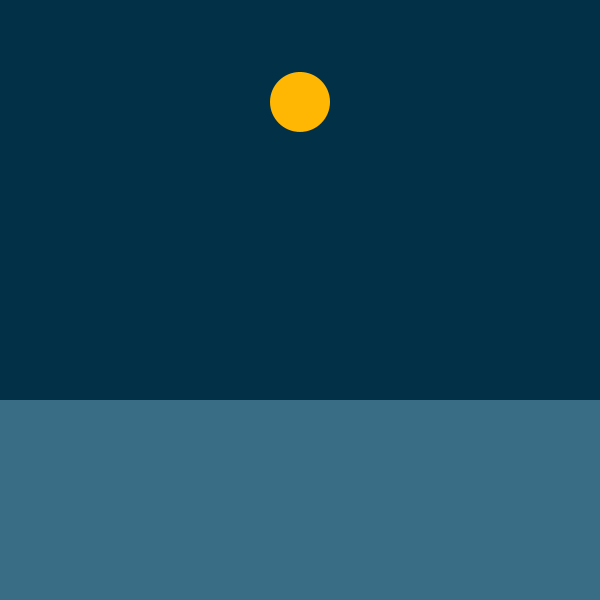
Frame 1 (no input)
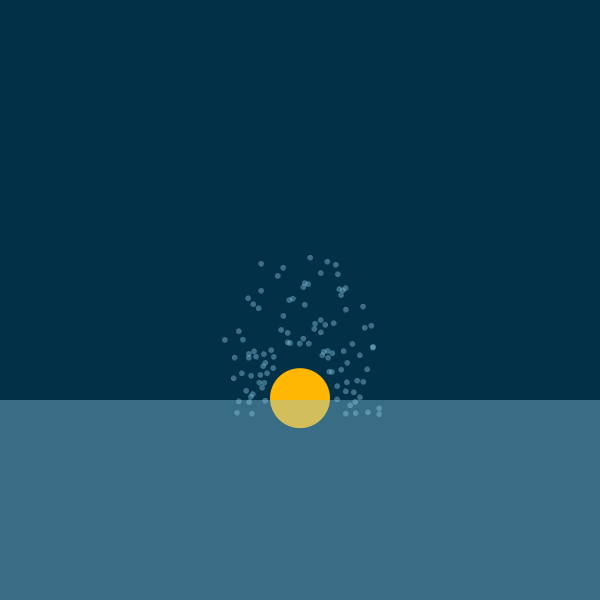
Frame 60 (the mouse pressed at the canvas centre just before this capture)
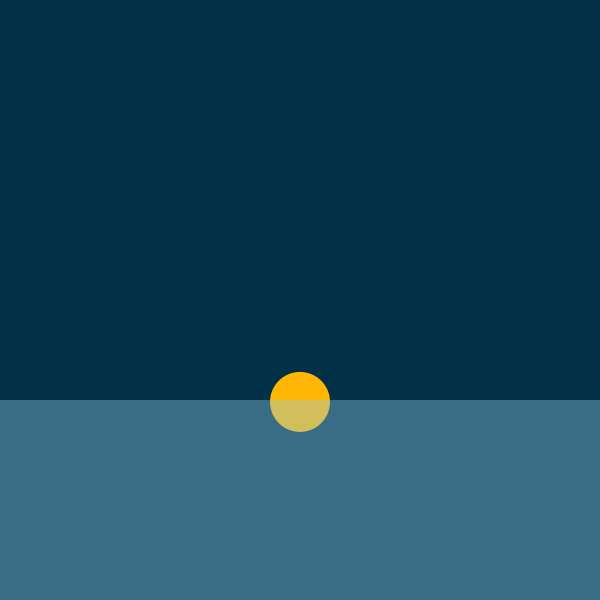
Frame 120 (the mouse held since frame 60 and released just before this capture)

The Processing sketch that drew these frames (run headless with seeded random() and noise(); from frame 60 on, the mouse is pressed at the canvas centre):

// Processing sketch: ParticulaSplash
// ── ParticulaSplash.pde
// Problema 1 - Modelo de flotabilidad :  //<>//
// Plantilla basica para problemas de simulacion

// 3 pasos: 
//   a) Definir la funcion a(s(t), v(t)) en base a las fuerzas del problema y las condiciones iniciales del escenario
//   b) Definir una funcion para el integrador a emplear (Euler Explicito)
//   c) Simular: Integrar numericamente la aceleracion y la velocidad de la particula a dt's. (y pintar)

// Condiciones o parametros del problema:
final float   M    = 10.0;   // Particle mass (kg)
final float   Gc   = 0.98;   // Gravity constant (m/(s*s))
final PVector G    = new PVector(0.0, Gc);   // Acceleration due to gravity (m/(s*s))
final PVector froz = new PVector(0.0, 0.0);   // Friction force (N)
float         K    = 0.2;     // Friction constant (N·s/m)
final PVector S0   = new PVector(10.0, 10.0);   // Particle's start position (pixels)

boolean       hasSplashed = false;   // Is the particle floating?
float water_height;   // Water level (pixels)
float water_friction = 0.4;   // Water friction constant (N·s/m)

PVector _s  = new PVector();   // Position of the particle (pixels)
PVector _v  = new PVector();   // Velocity of the particle (pixels/s)
PVector _a  = new PVector();   // Accleration of the particle (pixels/(s*s))
PVector _v0 = new PVector();   // Initial velocity of the particle (pixels/s)

Particle p;
PVector pos_ini;
float r = 60;
float m = 5;
float d = 0.00001;
// Añade una lista para almacenar los efectos de salpicadura
ArrayList<Splash> splashes = new ArrayList<Splash>();

/////////////////////////////////////////////////////////////////////
// Parameters of the numerical integration:
float         SIM_STEP = .02;   // dt = Simulation time-step (s)
float         _simTime;
////////////////////////////////////////////////////////////////////////////77

// Ley de Newton: 
//      a(s(t), v(t)) = [Froz(v(t)) + Fpeso ]/m
//      Froz = -k·v(t)
//      Fpeso = mg; siendo g(0, -9.8) m/s²
//      
// Simulación de la flotabilidad de una particula.
void settings()
{
    size(600, 600);
}

void setup()
{
  frameRate(60);
  
  pos_ini = new PVector(width/2, 100);
  p = new Particle(pos_ini,r, m, d);
  water_height = height/1.5;
}

void draw() {
  background(2, 48, 71);
   
  p.run();

  // Dibuja el agua
  noStroke();
  fill(142, 202, 230, 100);
  rect(0, water_height, width, height);

  // Comprueba si la partícula ha tocado el agua
  if (!hasSplashed && p._position.y >= water_height && p._velocity.y > 0.01) {
    // Crea un nuevo efecto de salpicadura y añádelo a la lista
    splashes.add(new Splash(p._position));
    hasSplashed = true;
  }

  // Actualiza y muestra cada efecto de salpicadura
  for (int i = splashes.size() - 1; i >= 0; i--) {
    Splash s = splashes.get(i);
    s.run();
    // Elimina el efecto de salpicadura si ha terminado
    if (s.isDead()) {
      splashes.remove(i);
    }
  }
}

void keyPressed()
{
  if (key == 'r' || key == 'R')
  {
    hasSplashed = false;
    setup();
  }
 
}
// ── Particle.pde
class Particle {
  PVector _position; //posicion
  PVector _velocity; //velocidad
  PVector _acceleration; //aceleracion
  float _r; //radius
  float _m; //mass
  float _d; //density

  Particle(PVector posicion, float r, float m, float d) {
    _position = posicion.copy();
    _velocity = new PVector(0, 0);
    _acceleration = new PVector(0, 0.98);
    _r = r;
    _m = m;
    _d = d;
  }

  void run() {
    update();
    render();
  }

  void update() {
    applyGravity();
    calculateForces();
    updatePosition();
  }

  void render() {
    noStroke();
    fill(255, 183, 3);
    ellipse(_position.x, _position.y, _r, _r);
  }

  void applyGravity() {
    accelerate(PVector.mult(G, _m));
  }

  void calculateForces() {
    float buoyancy;
    PVector froz = new PVector(0, 0);
    PVector vFb = new PVector(0, 0);

    if (_position.y - _r >= water_height) { //dentro
      buoyancy = 5.0 * PI * pow(_r, 3) / 3.0;
      froz.y = - water_friction * _velocity.y;
    } else if (_position.y + _r / 2 > water_height && _position.y - _r / 2 < water_height) { //en la línea
      float h = _position.y + _r - height/1.5;
      float a = sqrt(2 * h * _r - pow(h, 2));
      buoyancy = (3 * pow(a,2) + pow(h, 2)) * PI * h / 6.0;
      froz.y = -water_friction * _velocity.y; 
    } else { //fuera
      buoyancy = 0;
      froz.y = 0;
    }

    vFb.y = - _d * G.y * buoyancy;
    accelerate(vFb);   
    accelerate(froz);
  }

  void updatePosition() {
    _velocity.add(_acceleration);
    _position.add(_velocity);
    _acceleration.mult(0); //Resetea la aceleracion
  }

  void accelerate(PVector forces) {
    PVector aux = forces.div(_m);
    _acceleration.add(aux);
  }
}
// ── Splash.pde
class Splash {
    ArrayList<PVector> drops;
    PVector pos;
    float lifespan;

    Splash(PVector position) {
        drops = new ArrayList<PVector>();
        pos = position.copy();
        lifespan = 128;

        // Generar gotas
        for (int i = 0; i < 100; i++) {
            PVector drop = PVector.random2D();
            drop.y = abs(drop.y) * -2; // Asegura que la dirección es hacia arriba
            drop.mult(random(20, 50));
            drops.add(drop);
        }
    }

    void run() {
        update();
        display();
    }

    void update() {
        lifespan -= 2;
        for (PVector drop : drops) {
            drop.add(PVector.mult(drop, 0.015)); // Las gotas se alejan del centro
        }
    }

    void display() {
        pushStyle();
        stroke(142, 202, 230, lifespan);
        for (PVector drop : drops) {
            // Dibuja un círculo con un tamaño de 5
            ellipse(pos.x + drop.x, pos.y + drop.y, 5, 5);
        }
        popStyle();
    }

    boolean isDead() {
        return lifespan < 0;
    }
}
